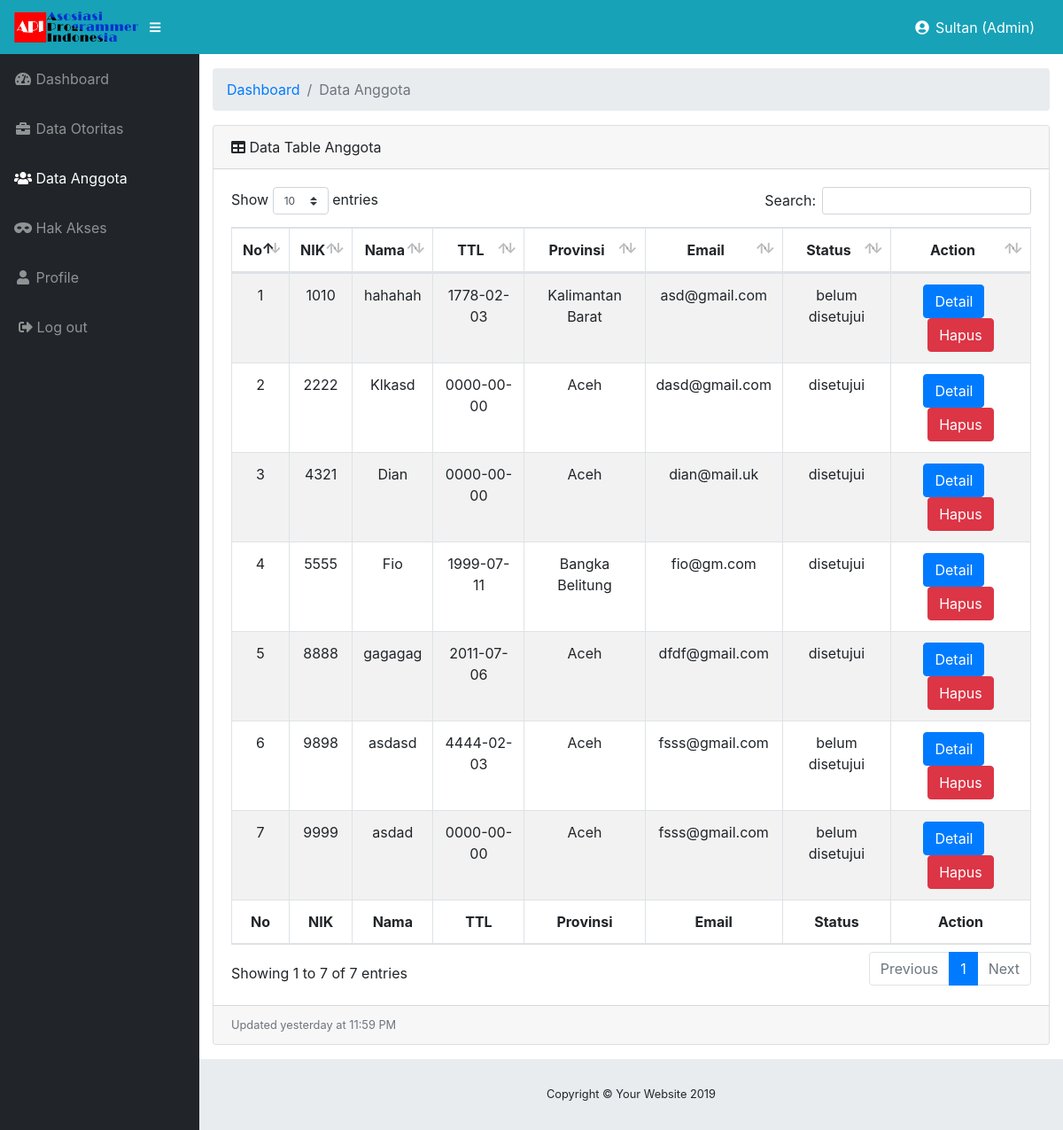
The page /admin/anggota.php (signed in) on the database its author committed.
### tables this page shows
CREATE TABLE `pengguna` (
  `nik` int(10) NOT NULL,
  `nama` varchar(40) NOT NULL,
  `ttl` date NOT NULL,
  `alamat` varchar(100) NOT NULL,
  `provinsi` varchar(30) NOT NULL,
  `email` varchar(100) DEFAULT NULL,
  `bln_join` varchar(20) NOT NULL,
  `thn_join` int(4) NOT NULL
);

CREATE TABLE `persetujuan` (
  `nik` int(10) NOT NULL,
  `status` enum('disetujui','belum disetujui') NOT NULL DEFAULT 'belum disetujui'
);

### admin/anggota.php (the view, shortened to what this page needs)
<!DOCTYPE html>
<html lang="en">
<head>
  <?php
  include "../koneksi.php";
  ?>
  <link href="../vendor/fontawesome-free/css/all.min.css" rel="stylesheet" type="text/css">
  <link href="../vendor/datatables/dataTables.bootstrap4.css" rel="stylesheet">
  <link href="../style/sb-admin.css" rel="stylesheet">
  <link rel="stylesheet" href="../style/bootstrap.css">
  <link rel="stylesheet" href="../style/dataTables.bootstrap4.min.css">
</head>
<body id="page-top">
  <nav class="navbar navbar-expand navbar-dark bg-info static-top">
    <a class="navbar-brand mr-1" href="index.php"><img src="../img/logo1.png" height="35px" style="background-color:whte;"></a>
    <button class="btn btn-link btn-sm text-white order-1 order-sm-0" id="sidebarToggle" href="#">
      <i class="fas fa-bars"></i>
    </button>
    <div class="navbar ml-auto text-white">
      <i class="fas fa-fw fa-user-circle" style="margin-right:5px"></i>
      <?php
      echo $_SESSION['nama'] . " (" . $_SESSION['akses'] . ")";
      ?>
    </div>
  </nav>
  <div id="wrapper">
    <ul class="sidebar navbar-nav">
      <li class="nav-item">
        <a class="nav-link" href="index.php">
          <i class="fas fa-fw fa-tachometer-alt"></i>
          <span>Dashboard</span>
        </a>
      </li>
      <li class="nav-item">
        <a class="nav-link" href="otoritas.php">
          <i class="fas fa-fw fa-briefcase"></i>
          <span>Data Otoritas</span></a>
      </li>
      <li class="nav-item active">
        <a class="nav-link" href="anggota.php">
          <i class="fas fa-fw fa-users"></i>
          <span>Data Anggota</span></a>
      </li>
      <li class="nav-item">
        <a class="nav-link" href="hak_akses.php">
          <i class="fas fa-fw fa-mask"></i>
          <span>Hak Akses</span></a>
      </li>
      <li class="nav-item">
        <a class="nav-link" href="detail.php">
          <i class="fas fa-fw fa-user"></i>
          <span>Profile</span></a>
      </li>
      <li class="nav-item">
        <a class="nav-link" href="../logout.php">
          <i class="fas fa-sign-out-alt" style="margin-left:5px"></i>
          <span>Log out</span></a>
      </li>
    </ul>
    <div id="content-wrapper">
      <div class="container-fluid">
        <ol class="breadcrumb">
          <li class="breadcrumb-item">
            <a href="#">Dashboard</a>
          </li>
          <li class="breadcrumb-item active">Data Anggota</li>
        </ol>
        <div class="card mb-3">
          <div class="card-header">
            <i class="fas fa-table"></i>
            Data Table Anggota</div>
          <div class="card-body">
            <table id="example" class="table table-striped table-bordered" style="width:100%">
              <thead>
                <tr>
                  <th class="text-center">No</th>
                  <th class="text-center">NIK</th>
                  <th class="text-center">Nama</th>
                  <th class="text-center">TTL</th>
                  <th class="text-center">Provinsi</th>
                  <th class="text-center">Email</th>
                  <th class="text-center">Status</th>
                  <th class="text-center">Action</th>
                </tr>
              </thead>
              <tbody>
                <?php
                $data_anggota = mysqli_query($conn, "SELECT * from pengguna where nik in (select nik from
              mapping_pengguna where id_posisi = 4)");
                $no = 1;
                while ($data = mysqli_fetch_array($data_anggota)) {
                  $nomor = $data['nik'];
                  $data_status = mysqli_query($conn, "select * FROM persetujuan where nik='$nomor'");
                  $status = mysqli_fetch_array($data_status);
                  ?>
                  <tr>
                    <td class="text-center"><?php echo $no++ ?></td>
                    <td class="text-center"><?php echo $data['nik']; ?></td>
                    <td class="text-center"><?php echo $data['nama']; ?></td>
                    <td class="text-center"><?php echo $data['ttl']; ?></td>
                    <td class="text-center"><?php echo $data['provinsi']; ?></td>
                    <td class="text-center"><?php echo $data['email']; ?></td>
                    <td class="text-center"><?php echo $status['status']; ?></td>
                    <td class="text-center"><a style="margin-right:15px" href="detail_anggota.php?nik=<?php echo $data['nik']; ?>" class="btn btn-primary">Detail</a>
                      <a href="delete_anggota.php?nik=<?php echo $data['nik']; ?>" class="btn btn-danger" onclick="javascript:return confirm('Hapus Data ?');">Hapus</a></td>
                  </tr>
                <?php } ?>
              </tbody>
              <tfoot>
                <tr>
                  <th class="text-center">No</th>
                  <th class="text-center">NIK</th>
                  <th class="text-center">Nama</th>
                  <th class="text-center">TTL</th>
                  <th class="text-center">Provinsi</th>
                  <th class="text-center">Email</th>
                  <th class="text-center">Status</th>
                  <th class="text-center">Action</th>
                </tr>
              </tfoot>
            </table>
          </div>
          <div class="card-footer small text-muted">Updated yesterday at 11:59 PM</div>
        </div>
      </div>
      <footer class="sticky-footer">
        <div class="container my-auto">
          <div class="copyright text-center my-auto">
            <span>Copyright © Your Website 2019</span>
          </div>
        </div>
      </footer>
    </div>
  </div>
</body>
</html>

### rows shown on the page
pengguna: nik "1010", nama "hahahah", ttl "1778-02-03", provinsi "Kalimantan Barat", email "asd@gmail.com", persetujuan.status "belum disetujui"
pengguna: nik "2222", nama "Klkasd", ttl "0000-00-00", provinsi "Aceh", email "dasd@gmail.com", persetujuan.status "disetujui"
pengguna: nik "4321", nama "Dian", ttl "0000-00-00", provinsi "Aceh", email "dian@mail.uk", persetujuan.status "disetujui"
pengguna: nik "5555", nama "Fio", ttl "1999-07-11", provinsi "Bangka Belitung", email "fio@gm.com", persetujuan.status "disetujui"
pengguna: nik "8888", nama "gagagag", ttl "2011-07-06", provinsi "Aceh", email "dfdf@gmail.com", persetujuan.status "disetujui"
pengguna: nik "9898", nama "asdasd", ttl "4444-02-03", provinsi "Aceh", email "fsss@gmail.com", persetujuan.status "belum disetujui"
pengguna: nik "9999", nama "asdad", ttl "0000-00-00", provinsi "Aceh", email "fsss@gmail.com", persetujuan.status "belum disetujui"

### other values the page prints
$_SESSION['nama'] "Sultan"
$_SESSION['akses'] "Admin"
